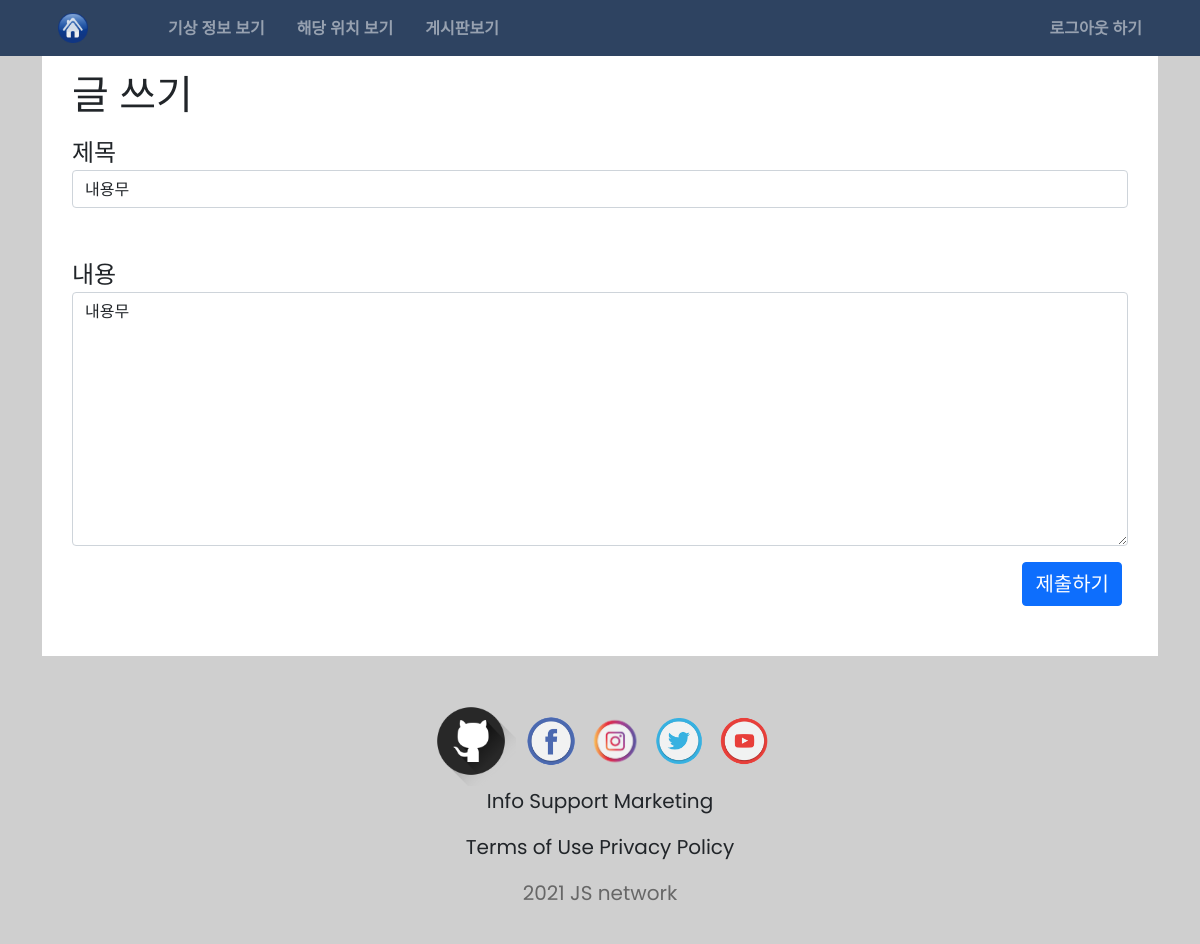
The app's page /board/question/modify/98/ (signed in), older data.
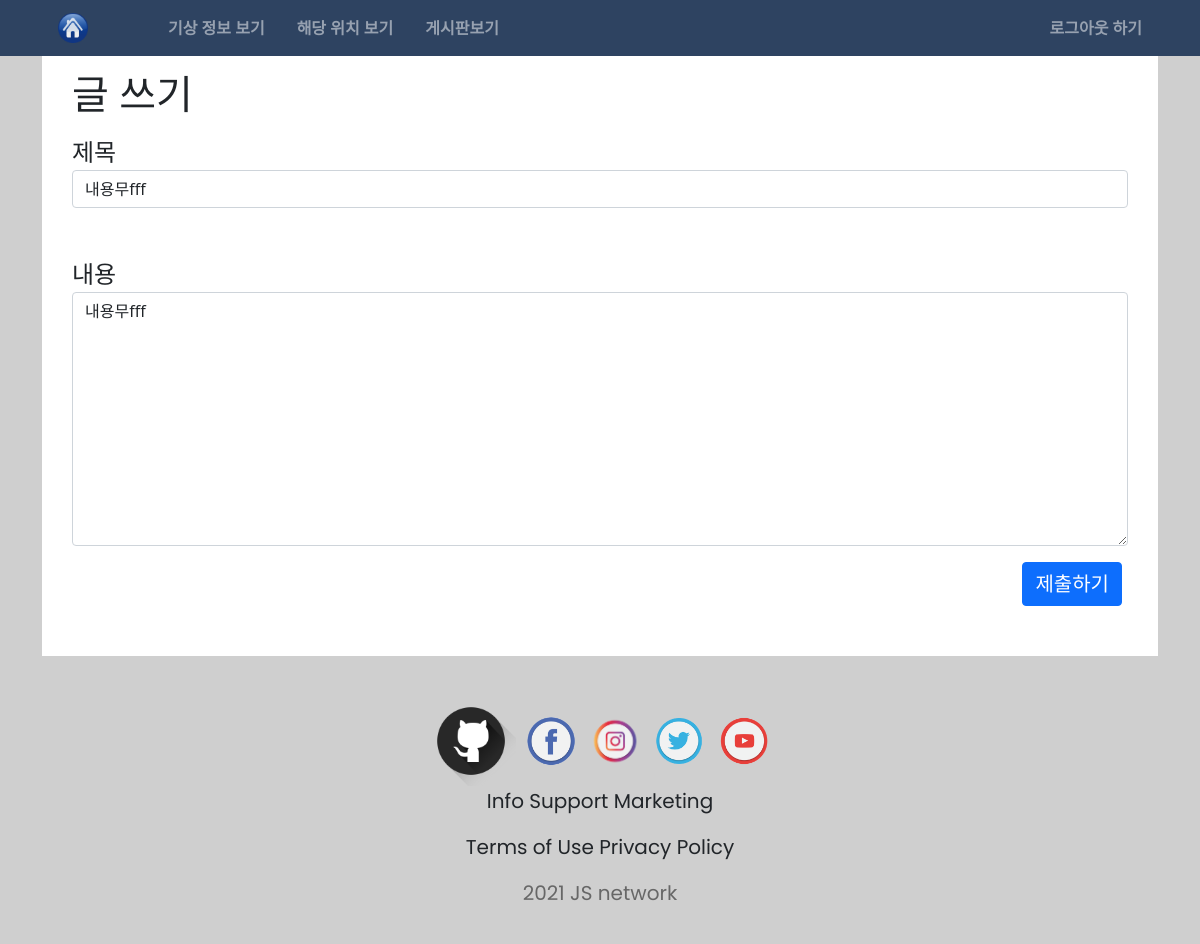
The same page, newer data.
### board/models.py (models this page shows, shortened)
class Question(models.Model):
  subject = models.CharField(max_length=200)
  content = models.TextField()
  create_date = models.DateTimeField()
  author = models.ForeignKey(User,on_delete=models.CASCADE, related_name='quthor_question')
  modify_date = models.DateTimeField(null=True, blank=True)
  voter = models.ManyToManyField(User,related_name='voter_question')

### board/views/question_views.py (the view)
# urls.py: path('question/modify/<int:question_id>/', question_views.question_modify, name='question_modify'),
@login_required(login_url='common:login')
def question_modify(request,question_id):
  question = get_object_or_404(Question, pk=question_id)
  if request.user != question.author:
      messages.error(request, '수정권한이 없습니다')
      return redirect('pybo:detail', question_id=question.id)
  if request.method == "POST":
    form = QuestionForm(request.POST, instance=question)
    if form.is_valid():
      question = form.save(commit=False)
      question.modify_date = timezone.now()
      question.save()
      return redirect('board:detail', question_id = question.id)
  else:
    form = QuestionForm(instance=question)
  context = {'form':form, 'question':question}
  return render(request,'board/question_create.html',context)

### board/forms.py
class QuestionForm(forms.ModelForm):
  class Meta:
    model = Question
    fields = ['subject','content']
    labels = {'subject':'제목','content':'내용'}

### templates/board/question_create.html (shortened to what this page needs)
{% extends "base.html" %}
{% block content %}
  <div class="container">
    <div class="main-wall">
    <h1>글 쓰기 </h1>
      <form action="" method="post">
          <div class="form-group mt-3">
            <label class="fs-4"for="subject">제목</label>
            <input class="form-control mb-5" type="text" name="subject" id="subject" value="{{ form.content.value|default_if_none:'' }}">
          </div>
          <div class="form-group">
            <label class="fs-4" for="content">내용</label>
            <textarea class="form-control mb-3"name="content" id="content" rows="10">{{ form.content.value|default_if_none:'' }}</textarea>
          </div>
        <button style="margin-left: 90%; font-size:20px;" class="btn btn-primary" type="submit">제출하기</button>
      </form>
    </div>
  </div>
  <footer>
    {% include 'footer.html' %}
  </footer>
{% endblock content %}

Row changes from the older to the newer data that the page shows:
changed Question: subject "내용무" → "내용무fff"; content "내용무" → "내용무fff"
